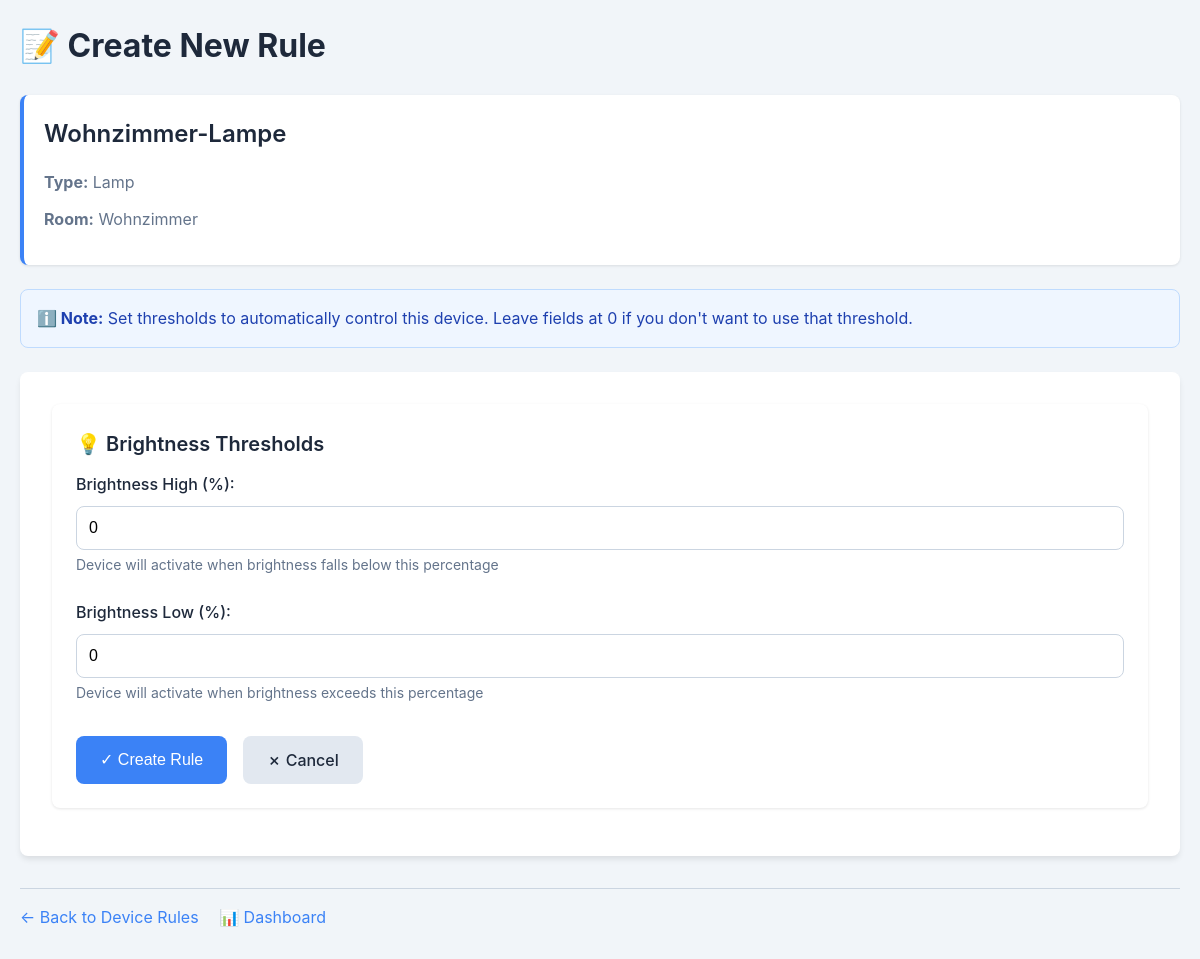
/rules/create/4 (signed in), run on the app's committed database.
### tables this page shows
CREATE TABLE devices (
    device_id   INTEGER PRIMARY KEY AUTOINCREMENT,
    room_id     INTEGER,
    device_name TEXT    NOT NULL UNIQUE,
    device_type TEXT    NOT NULL,
    device_status      BOOLEAN NOT NULL DEFAULT 0,
    FOREIGN KEY (room_id) REFERENCES rooms(room_id)
);

CREATE TABLE rooms (
    room_id   INTEGER PRIMARY KEY AUTOINCREMENT,
    room_name TEXT NOT NULL UNIQUE,
    user_id   INTEGER,
    FOREIGN KEY (user_id) REFERENCES users(user_id)
);

### rules_api.py (the view)
@router.get("/create/{device_id}", response_class=HTMLResponse)
async def get_create_rule(request: Request, device_id: int):
    print(f"[DEBUG] Route /rules/create/{device_id} wurde aufgerufen")
    current_user = get_current_user(request)
    if not current_user:
        return RedirectResponse("/", status_code=303)
    conn, curs = get_db()
    try:
        curs.execute("""
            SELECT d.*, r.room_name
            FROM devices d
            LEFT JOIN rooms r ON d.room_id = r.room_id
            WHERE d.device_id = ?
        """, (device_id,))
        device = curs.fetchone()
        if not device:
            return HTMLResponse("<h2>Gerät nicht gefunden</h2>")
        if current_user["user_role"] != "admin":
            curs.execute("""
                SELECT COUNT(*) FROM rooms
                WHERE room_id = ? AND (
                    user_id = ? OR
                    room_id IN (SELECT room_id FROM room_users WHERE user_id = ?)
                )
            """, (device["room_id"], current_user["user_id"], current_user["user_id"]))
            if curs.fetchone()[0] == 0:
                return HTMLResponse("<h2>Keine Berechtigung für dieses Gerät</h2>")
        return templates.TemplateResponse("rules/create.html", {
            "request": request,
            "device": device,
            "user": current_user
        })
    finally:
        conn.close()

### templates/rules/create.html (shortened to what this page needs)
<!DOCTYPE html>
<html>
<head>
    <link rel="stylesheet" href="/static/style.css">
</head>
<body>
    <h1>📝 Create New Rule</h1>
    <div class="device-info">
        <h2>{{ device["device_name"] }}</h2>
        <p><strong>Type:</strong> {{ device["device_type"] }}</p>
        <p><strong>Room:</strong> {{ device["room_name"] }}</p>
    </div>
    <div class="info-box">
        <strong>ℹ️ Note:</strong> Set thresholds to automatically control this device.
        Leave fields at 0 if you don't want to use that threshold.
    </div>
    <div class="form-container">
        <form action="/rules/create/{{ device['device_id'] }}" method="post">
            {% if device["device_type"] == "Heater" %}
            <h3>🌡️ Temperature Thresholds</h3>
            <div class="form-group">
                <label for="temp_treshold_high">Temperature High (°C):</label>
                <input type="number"
                       id="temp_treshold_high"
                       name="temp_treshold_high"
                       value="0"
                       placeholder="e.g., 25">
                <small>Device will turn OFF when temperature exceeds this value</small>
            </div>
            <div class="form-group">
                <label for="temp_treshold_low">Temperature Low (°C):</label>
                <input type="number"
                       id="temp_treshold_low"
                       name="temp_treshold_low"
                       value="0"
                       placeholder="e.g., 18">
                <small>Device will turn ON when temperature falls below this value</small>
            </div>
            {% elif device["device_type"] == "Lamp" %}
            <h3>💡 Brightness Thresholds</h3>
            <div class="form-group">
                <label for="brightness_treshold_high">Brightness High (%):</label>
                <input type="number"
                       id="brightness_treshold_high"
                       name="brightness_treshold_high"
                       min="0"
                       max="100"
                       value="0"
                       placeholder="e.g., 80">
                <small>Device will activate when brightness falls below this percentage</small>
            </div>
            <div class="form-group">
                <label for="brightness_treshold_low">Brightness Low (%):</label>
                <input type="number"
                       id="brightness_treshold_low"
                       name="brightness_treshold_low"
                       min="0"
                       max="100"
                       value="0"
                       placeholder="e.g., 20">
                <small>Device will activate when brightness exceeds this percentage</small>
            </div>
            {% endif %}
            <div class="btn-container">
                <button type="submit" class="btn-submit">✓ Create Rule</button>
                <a href="/rules/device/{{ device['device_id'] }}" class="btn btn-cancel">✗ Cancel</a>
            </div>
        </form>
    </div>
    <div class="navigation-links">
        <a href="/rules/device/{{ device['device_id'] }}">← Back to Device Rules</a>
        <a href="/dashboard">📊 Dashboard</a>
    </div>
</body>
</html>

### static/style.css (style rules this page uses)
:root { --primary-color: #3b82f6; --primary-hover: #2563eb; --success-color: #10b981; --danger-color: #ef4444; --warning-color: #f59e0b; --bg-color: #f1f5f9; --card-bg: #ffffff; --text-primary: #1e293b; --text-secondary: #64748b; --border-color: #cbd5e1; --shadow-sm: 0 1px 3px 0 rgba(0, 0, 0, 0.1); --shadow-md: 0 4px 6px -1px rgba(0, 0, 0, 0.1); --shadow-lg: 0 10px 15px -3px rgba(0, 0, 0, 0.1); --radius: 8px; }
* { margin: 0; padding: 0; box-sizing: border-box; }
body { font-family: -apple-system, BlinkMacSystemFont, 'Segoe UI', Roboto, 'Helvetica Neue', Arial, sans-serif; background-color: var(--bg-color); color: var(--text-primary); line-height: 1.6; padding: 20px; max-width: 1400px; margin: 0 auto; }
h1 { font-size: 2rem; font-weight: 700; margin-bottom: 1.5rem; color: var(--text-primary); }
h2 { font-size: 1.5rem; font-weight: 600; margin-bottom: 1rem; color: var(--text-primary); }
h3 { font-size: 1.25rem; font-weight: 600; margin-bottom: 0.75rem; color: var(--text-primary); }
p { margin-bottom: 0.75rem; color: var(--text-secondary); }
a { color: var(--primary-color); text-decoration: none; transition: color 0.2s; }
.navigation-links { margin-top: 2rem; padding-top: 1rem; border-top: 1px solid var(--border-color); }
.navigation-links a { display: inline-block; margin-right: 1rem; margin-bottom: 0.5rem; }
.device-info, .room-info, .rule-info, .user-info { background: var(--card-bg); border-radius: var(--radius); padding: 1.25rem; margin-bottom: 1.5rem; border-left: 4px solid var(--primary-color); box-shadow: var(--shadow-sm); }
.info-box { background: #eff6ff; border: 1px solid #bfdbfe; border-radius: var(--radius); padding: 1rem; margin-bottom: 1.5rem; color: #1e40af; }
form { background: var(--card-bg); border-radius: var(--radius); padding: 1.5rem; box-shadow: var(--shadow-sm); margin-bottom: 1rem; }
.form-container { background: var(--card-bg); border-radius: var(--radius); padding: 2rem; box-shadow: var(--shadow-md); margin-bottom: 2rem; }
.form-group { margin-bottom: 1.5rem; }
label { display: block; font-weight: 500; margin-bottom: 0.5rem; color: var(--text-primary); }
input[type="text"], input[type="password"], input[type="number"], select { width: 100%; padding: 0.75rem; border: 1px solid var(--border-color); border-radius: var(--radius); font-size: 1rem; transition: border-color 0.2s, box-shadow 0.2s; background: white; }
small { display: block; margin-top: 0.25rem; color: var(--text-secondary); font-size: 0.875rem; }
button, .btn { display: inline-block; padding: 0.75rem 1.5rem; font-size: 1rem; font-weight: 500; text-align: center; border: none; border-radius: var(--radius); cursor: pointer; transition: all 0.2s; text-decoration: none; line-height: 1.5; }
button[type="submit"], .btn-submit, .btn-primary { background-color: var(--primary-color); color: white; }
.btn-cancel { background-color: #e2e8f0; color: var(--text-primary); }
.btn-container { display: flex; gap: 1rem; margin-top: 2rem; }

### data on the page
devices: device_name "Wohnzimmer-Lampe", device_type "Lamp"
rooms: room_name "Wohnzimmer"
